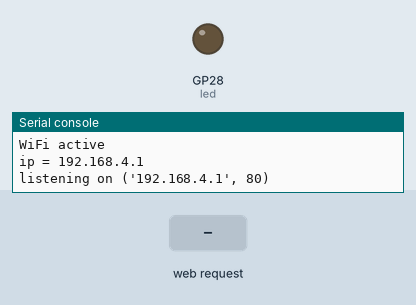
Recording of a program running on a simulated Raspberry Pi Pico running MicroPython. On the bench: output pins drawn as LEDs (lit = HIGH), the last lines printed to the serial console. Inputs (shaded band) come from the test bench. The board's own WiFi access point starts at once; values from a settings file that is not in the repository are placeholders.

Above: at 1.2 s.
1.3 s: HTTP request GET /ledon received
At 1.8 s:
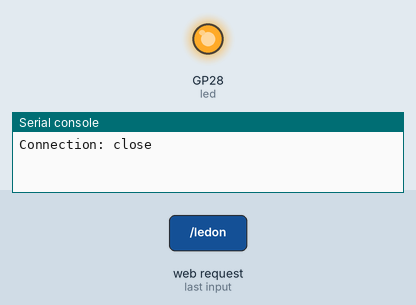
2.8 s: HTTP request GET /ledoff received
At 4.1 s:
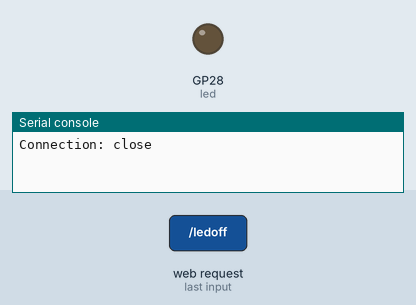
Timing chart, 0 to 5.8 s (numbered marks = the images above; inputs shaded):
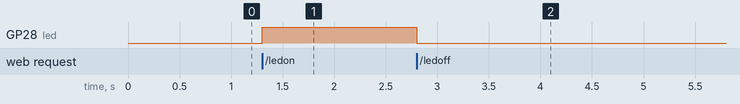

The program:

simpleled_ap.py
```python
# use web interface to control an LED

import utime
import network
import socket
import urequests
from machine import Pin
from NetworkCredentials import NetworkCredentials

ssid = 'PiPicoAp'
password = 'password'

ap = network.WLAN(network.AP_IF)
ap.config(essid=ssid, password=password)
ap.active(True)

# wait for wifi to go active
wait_counter = 0
while ap.active() == False:
    print("waiting " + str(wait_counter))
    time.sleep(0.5)
    pass

print('WiFi active')
status = ap.ifconfig()
pico_ip = status[0]
print('ip = ' + status[0])

# Open socket
# addr = socket.getaddrinfo('0.0.0.0', 80)[0][-1]
addr = (pico_ip, 80)
s = socket.socket()
s.bind(addr)
s.listen(1)
print('listening on', addr)

led = Pin(28, Pin.OUT)
led.off()
led_state = False

# main loop
while True:
    client, client_addr = s.accept()
    raw_request = client.recv(1024)
    # translate byte string to normal string variable
    raw_request = raw_request.decode("utf-8")
    print(raw_request)

    # break request into words (split at spaces)
    request_parts = raw_request.split()
    http_method = request_parts[0]
    request_url = request_parts[1]

    if request_url.find("/ledon") != -1:
        # turn LED on
        led_state = True
        led.on()
    elif request_url.find("/ledoff") != -1:
        # turn LED off
        led_state = False
        led.off()
    else:
        # do nothing
        pass

    led_state_text = "OFF"
    if led_state:
        led_state_text = "ON"

    file = open("simpleled.html")
    html = file.read()
    file.close()

    html = html.replace('**ledState**', led_state_text)
    client.send(html)
    client.close()
```

Measured:
- after the input at 1.3 s, GP28 (led): LOW → HIGH at once
- after the input at 2.8 s, GP28 (led): HIGH → LOW at once
